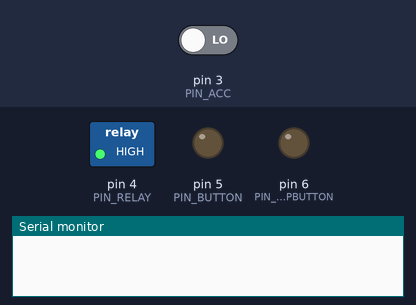
Recording of a sketch running on a simulated Arduino Uno, built with avr-gcc and run on an emulated ATmega328P. On the bench: switched loads named in the sketch (green lamp = pin HIGH), output pins drawn as LEDs (lit = HIGH), the last lines printed to the serial monitor. The test bench sets the inputs (shaded band); at power-on: pin 3 (PIN_ACC) LOW.

Above: at 1.2 s.
1.3 s: pin 3 (PIN_ACC) driven HIGH
At 2.5 s:
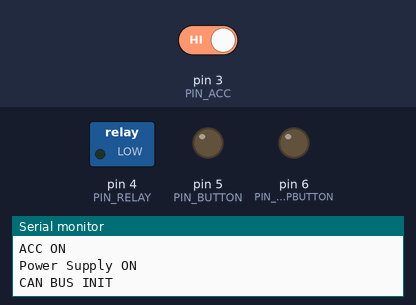
3.1 s: pin 3 (PIN_ACC) driven LOW
At 13.54 s:
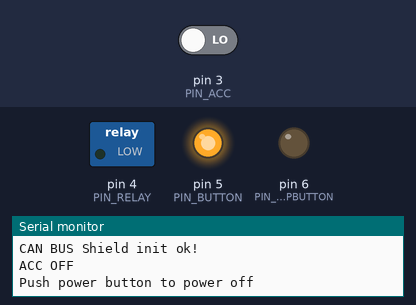
Timing chart, 0 to 14.8 s (numbered marks = the images above; inputs shaded):
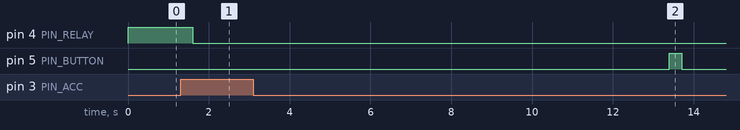

Measured:
- after the input at 1.3 s, pin 4 (PIN_RELAY): HIGH → LOW after 0.30 s
- after the input at 3.1 s, pin 5 (PIN_BUTTON): LOW → HIGH after 10.3 s, → LOW 0.30 s later

The sketch:

power_and_canbus_controller_rock_pi4.ino
```cpp
/*
  Скетч для CarPC by Simyrik v1.0
    Функционал:
      Управление питанием платы RockPi 4:
        При обнаружении ACC
          ИЛИ При отсутствии питания на плате RockPi 4 - подать его
          ИЛИ При присутствии питания - нажать кнопку включения
        При отключении ACC
          1. Выждать время = PushPowerButtonTimer для фильтрации случайного выключения / работы стартера.
          2. Нажать кнопку включения (на время = ButtonPressTime).
          3. Выждать время = PowerSupplyDelayTimer до отключения питания на плату RockPi 4. Необходимо самостоятельно зеаершить работу операционной системы, так как контроль на данном этапе не осуществляется.
      Перехват пакетов CAN-BUS из ЭБУ Haltech посредством MCP2515 и передача их в формате, понятном приложению RealDash (Realdash-can). Функция активируется только при включенном устройстве.
      Определение напряжения на аналоговых входах A0-A7 и из последующая передача в формате, понятном приложению RealDash (Realdash-can). Функция активируется только при включенном устройстве.
      (https://github.com/janimm/RealDash-extras)

*/
// МОДУЛЬ ПИТАНИЯ
#define PIN_RELAY 4 // Определяем пин, используемый для подключения реле, коммутируемое питание платы RockPi 4
#define PIN_ACC 3 // Определяем пин, используемый для подключения датчика контроля ACC
#define PIN_BUTTON 5 // Определяем пин, используемый для подключения кнопки включения платы RockPi 4 (pin 16)
#define PIN_VOLUMEUPBUTTON 6 // Определяем пин, используемый для подключения кнопки увеличения громкости платы RockPi 4 (pin 18)
volatile boolean AccFlag = false;   // Флаг наличия ACC
volatile boolean SleepFlag = false; // Флаг состояния перехода в сон
volatile boolean PowerOffFlag = false; // Флаг состояния выключения питания
volatile boolean PowerOnFlag = false; // Флаг состояния включения питания
volatile boolean SleepStatus = true; // Флаг состояния нахождения во сне
volatile boolean CanInitStarted = false; // Флаг начала инициализации соединения CAN-BUS
volatile boolean CanConnected = false; // Флаг состояния соединения CAN-BUS
volatile boolean DisableSerialSpam = false; // Флаг для отладки (отключает режим чтения и отсылки сообщения CAN-BUS и RealDash-CAN)
volatile boolean AnalogToCan = true;
#include "GyverTimer.h"   // библиотека таймера
GTimer PushPowerButtonTimer(MS, 10000); // Задержка до подачи сигнала для перехода в сон
GTimer PowerSupplyDelayTimer(MS, 7200000); // Задержка до отключения питания платы
GTimer CanRetryTimer(MS, 1000); // Задержка между попытками подключиться к CAN-BUS
//GTimer ButtonPressTimer(MS, 500);
//unsigned long timing;
//unsigned long PushPowerButtonDelayTiming = 0; // Обнуляем время задержки до нажатия кнопки питания
//const long PushPowerButtonDelay = 3000; // Устанавливаем требуемое время задержки нажатия на кнопку питания
//unsigned long ButtonPressTiming = 0; // Обнуляем время нажатия
const long ButtonPressTime = 300; // Устанавливаем требуемое время удержания кнопки (500 мс)
//unsigned long PowerSupplyDelayTiming = 0; // Обнуляем время до выключения подачи питания платы RockPi 4
//const long PowerSupplyDelay = 7000; // Устанавливаем требуемое время ожидания до выключения подачи питания платы RockPi 4 (2 часа = 7200000 мс)
// МОДУЛЬ ПИТАНИЯ

// ANALOG TO CAN
int analogPins[8] = {0};
// ANALOG TO CAN

// HALTECH TO CAN
#include <SPI.h>
#include <mcp_can.h>
// the cs pin of the version after v1.1 is default to D9
// v0.9b and v1.0 is default D10
const int SPI_CS_PIN = 10;
MCP_CAN CAN(SPI_CS_PIN); // Set CS pin
// HALTECH TO CAN

void setup() {
  Serial.begin(2000000);

// МОДУЛЬ ПИТАНИЯ
  pinMode(PIN_RELAY, OUTPUT); // Объявляем пин реле подачи питания платы как выход
  pinMode(PIN_BUTTON, OUTPUT); // Объявляем пин кнопки питания как выход
  pinMode(PIN_VOLUMEUPBUTTON, OUTPUT);
  digitalWrite(PIN_RELAY, HIGH); // Выключаем питание - посылаем высокий сигнал
  attachInterrupt(1, AccChange, CHANGE); // Прерывания для функции контроля наличия напряжения ACC
  PushPowerButtonTimer.stop();
  PowerSupplyDelayTimer.stop();
  CanRetryTimer.stop();
  if (digitalRead(PIN_ACC) == HIGH) { // Если питание ACC появляется
    delay(100);
    if (digitalRead(PIN_ACC) == HIGH) {
    AccFlag = true;
      }}
//  ButtonPressTimer.stop();
// МОДУЛЬ ПИТАНИЯ
}


// МОДУЛЬ ПИТАНИЯ
void AccChange() { // Если напряжение ACC изменило свой статус
    AccFlag = true; // Поднять Флаг факта изменения статуса ACC
}
// МОДУЛЬ ПИТАНИЯ

// ANALOG TO CAN
void ReadAnalogStatuses() {
  // read analog pins (1-7)
  for (int i=0; i<8; i++) {
    analogPins[i] = analogRead(i);
  }
}
void SendCANFramesToSerial() {
  byte buf[8];
  // build 2nd CAN frame, Arduino digital pins and 2 analog values
  memcpy(buf, &analogPins[0], 2);
  memcpy(buf + 2, &analogPins[1], 2);
  memcpy(buf + 4, &analogPins[2], 2);
  memcpy(buf + 6, &analogPins[3], 2);

  // write 2nd CAN frame to serial
  SendCANFrameToSerial(3201, buf);

  // build 3rd CAN frame, rest of Arduino analog values
  if (analogPins[7]<0.09) {
    analogPins[7]=0.0;//statement to quash undesired reading !
  }
  memcpy(buf, &analogPins[4], 2);
  memcpy(buf + 2, &analogPins[5], 2);
  memcpy(buf + 4, &analogPins[6], 2);
  memcpy(buf + 6, &analogPins[7], 2);

  // write 3rd CAN frame to serial
  SendCANFrameToSerial(3202, buf);
}
// ANALOG TO CAN

// HALTECH AND ANALOG TO CAN
void SendCANFrameToSerial(unsigned long canFrameId, const byte* frameData) {
  // the 4 byte identifier at the beginning of each CAN frame
  // this is required for RealDash to 'catch-up' on ongoing stream of CAN frames
  const byte serialBlockTag[4] = { 0x44, 0x33, 0x22, 0x11 };
  Serial.write(serialBlockTag, 4);
  // the CAN frame id number (as 32bit little endian value)
  Serial.write((const byte*)&canFrameId, 4);
  // CAN frame payload
  Serial.write(frameData, 8);
}
// HALTECH AND ANALOG TO CAN

void loop() {
// МОДУЛЬ ПИТАНИЯ
  if (AccFlag) { // Если Флаг изменения ACC поднят
    delay(300); // Выждать для предотвращения дребезга контактов
    if (AccFlag) { // Проверить еще раз
      AccFlag = false;    // Cбрасываем Флаг
      int AccControl = digitalRead(PIN_ACC); // Считваем значение с датчика питания платы в отдельную переменную
      if (AccControl == HIGH) { // Если питание ACC появляется
        Serial.println("ACC ON");
        PushPowerButtonTimer.stop(); // Сбрасываем таймер нажатия на кнопку
        PowerSupplyDelayTimer.stop(); // Сбрасываем таймер задержки нажатия на кнопку
//        ButtonPressTimer.stop();
        SleepFlag = false; // Сбрасываем флаг состояния перехода в сон
        PowerOffFlag = false; // Сбрасываем флаг состояния выключения питания
        PowerOnFlag = true; // Устанавливаем флаг состояния включения питания (для отлова дальнешего события)
      } else { // Если питание ACC пропадает
        Serial.println("ACC OFF");
        SleepFlag = true; // Устанавливаем флаг состояния перехода в сон (для отлова дальнешего события)
        PowerOffFlag = true; // Устанавливаем флаг состояния выключения питания (для отлова дальнешего события)
        PowerOnFlag = false; // Сбрасываем флаг состояния включения питания
      }
    }
  }
  if(PowerOnFlag) { // Если установлен флаг состояния включения питания
    PowerOnFlag = false; // Сюрасываем флаг для предотвращения повторения цикла
    int powerconrol = digitalRead(PIN_RELAY); // Считваем значение с датчика питания платы в отдельную переменную
    if (powerconrol == HIGH) { // Если питания на плате нет
      digitalWrite(PIN_RELAY, LOW); // Включаем питание - посылаем низкий уровень сигнала
      Serial.println("Power Supply ON");
      SleepStatus = false; // Сбрасываем флаг состояния нахождения в сон
      if (CanConnected == true) {
        CAN.wake();
        Serial.println("CAN wake");
      } else {
        CanInitStarted = false;
      }
    }
    else {
      if (SleepStatus == true) { // Проверяем флаг статуса режима сна (чтобы будить только в случае нахождения во сне)
        SleepStatus = false; // Сбрасываем флаг состояния нахождения в сон
        Serial.println("Push power button to power on");
        digitalWrite(PIN_BUTTON, HIGH); // Нажимаем кнопку - посылаем высокий уровень сигнала
        delay(ButtonPressTime);
        digitalWrite(PIN_BUTTON, LOW); // Отпускаем кнопку - посылаем низкий уровень сигнала
        SleepStatus = false; // Сбрасываем флаг статуса режима сна
        if (CanConnected == true) {
          CAN.wake();
          Serial.println("CAN wake");
        } else {
          CanInitStarted = false;
        }
//        ButtonPressTimer.reset();
//        ButtonPressTimer.start();
      }
    }
  }
  if (SleepFlag) { // Если установлен флаг состояния перехода в сон
    SleepFlag = false; // Сюрасываем флаг для предотвращения повторения цикла
    PushPowerButtonTimer.reset(); // Сбрасываем таймер задержки нажатия на кнопку питания для перехода в сон
    PushPowerButtonTimer.start(); // Запускаем таймер задержки нажатия на кнопку на кнопку питания для перехода в сон
  }
  if (PushPowerButtonTimer.isReady()) { // Когда таймер задержки нажатия на кнопку питания для перехода в сон настанет
    PushPowerButtonTimer.stop(); // Останавливаем таймер
    Serial.println("Push power button to power off");
    digitalWrite(PIN_BUTTON, HIGH); // Нажимаем кнопку - посылаем высокий уровень сигнала
    delay(ButtonPressTime); // Выжидаем время импульса нажатия на кнопку
    digitalWrite(PIN_BUTTON, LOW); // Отпускаем кнопку - посылаем низкий уровень сигнала
    SleepStatus = true; // Устанавливаем флаг статуса нахождения в режиме сна
    if (CanConnected == true) {
      CAN.sleep();
      Serial.println("CAN sleep");
    }
//    ButtonPressTimer.reset();
//    ButtonPressTimer.start();
  }
  if (PowerOffFlag) { // Если установлен флаг состояния выключения
    PowerOffFlag = false; // Сюрасываем флаг для предотвращения повторения цикла
    PowerSupplyDelayTimer.reset(); // Сбрасываем таймер задержки выключения питания
    PowerSupplyDelayTimer.start(); // Запускаем таймер задержки выключения питания
  }
  if (PowerSupplyDelayTimer.isReady()) { // Когда таймер задержки выключения питания настанет
    digitalWrite(PIN_BUTTON, HIGH); // Нажимаем кнопку питания - посылаем высокий уровень сигнала
    delay(500);
    digitalWrite(PIN_BUTTON, LOW); // Отпускаем кнопку питания - посылаем низкий уровень сигнала
    delay(3000);
    digitalWrite(PIN_VOLUMEUPBUTTON, HIGH); // Нажимаем кнопку увеличения громкости - посылаем высокий уровень сигнала
    delay(3000); // Долгое нажатие
    digitalWrite(PIN_VOLUMEUPBUTTON, LOW); // Отпускаем кнопку увеличения громкости - посылаем низкий уровень сигнала
    delay(30000); // Ждемы завершения работы
    digitalWrite(PIN_RELAY, HIGH); // Отключаем питание - посылаем высокий уровень сигнала
    Serial.println("Power Supply OFF");
    PowerSupplyDelayTimer.stop();
  }
//  if (ButtonPressTimer.isReady()) {
//    digitalWrite(PIN_BUTTON, LOW); // Отпускаем кнопку - посылаем низкий уровень сигнала
//    ButtonPressTimer.stop();
//  }
// МОДУЛЬ ПИТАНИЯ

// ANALOG TO CAN
//  if (SleepStatus == false && DisableSerialSpam == false && AnalogToCan == true) {
//    ReadAnalogStatuses();
//    SendCANFramesToSerial();
//  }
// ANALOG TO CAN

// HALTECH TO CAN
  if (SleepStatus == false && DisableSerialSpam == false && CanInitStarted == false) {
    Serial.println("CAN BUS INIT");
    CanRetryTimer.reset();
    CanRetryTimer.start();
    CanInitStarted = true;
//    if (CanInitStarted == false) {
//      CanInitStarted = true;
//      if (CAN_OK == CAN.begin(CAN_1000KBPS, MCP_8MHz)) { // init can bus : baudrate = 1000k
//        CanRetryTimer.stop();
//        CanConnected = true;
//        Serial.println("CAN BUS Shield init ok!");
//      } else {
//        Serial.println("CAN BUS Shield init fail");
//        Serial.println(" Init CAN BUS Shield again");
//        CanRetryTimer.reset();
//        CanRetryTimer.start();
//  //      delay(100);
//      }
    }

 if (CanRetryTimer.isReady()) {
      Serial.println("CAN BUS TIMER");
      CanRetryTimer.stop();
      if (CAN_OK == CAN.begin(CAN_1000KBPS, MCP_8MHz)) { // init can bus : baudrate = 1000k
          Serial.println("CAN BUS Shield init ok!");
          CanConnected = true;
      } else {
        Serial.println("CAN BUS Shield init fail");
        Serial.println(" Init CAN BUS Shield again");
        CanRetryTimer.reset();
        CanRetryTimer.start();
  //      delay(100);
      }
    }


// HALTECH TO CAN
// HALTECH TO CAN
  if (CanConnected && DisableSerialSpam == false) {
    unsigned char len = 0;
    unsigned char buf[8];
    if(CAN_MSGAVAIL == CAN.checkReceive()) { // check if data coming
      CAN.readMsgBuf(&len, buf); // read data, len: data length, buf: data buf
      unsigned int canId = CAN.getCanId();
      SendCANFrameToSerial(canId, buf);
    }
  }
// HALTECH TO CAN
}
```
